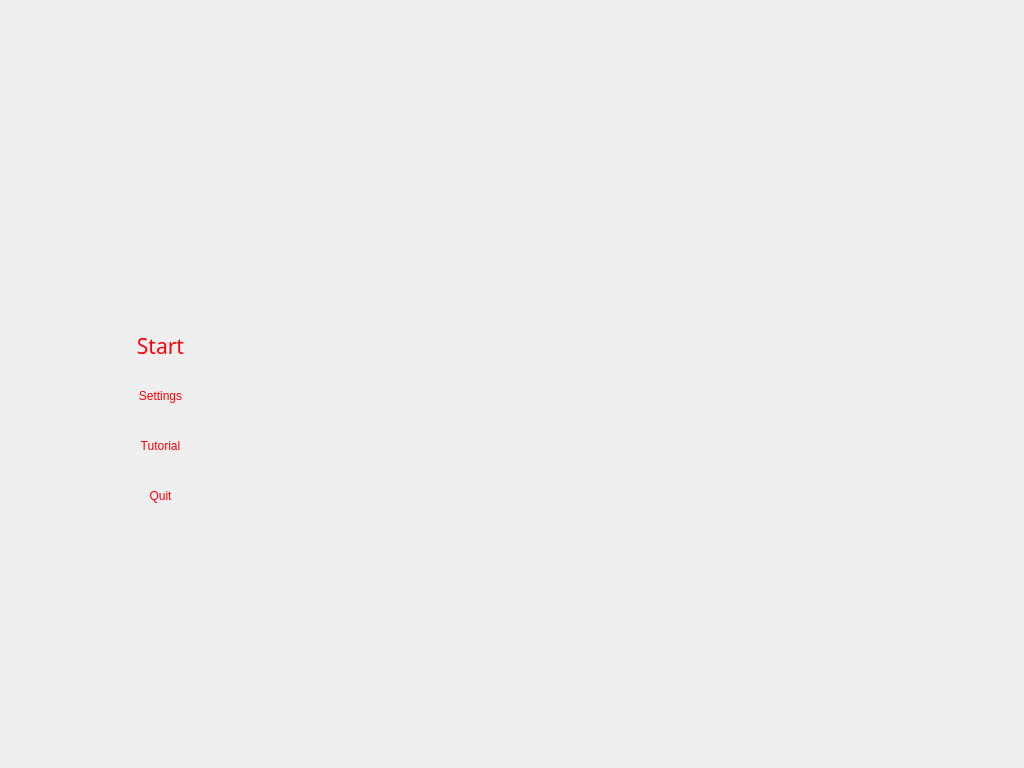
<?xml version="1.0" encoding="UTF-8"?>
<ui version="4.0">
 <class>MainWindow</class>
 <widget class="QMainWindow" name="MainWindow">
  <property name="geometry">
   <rect>
    <x>0</x>
    <y>0</y>
    <width>1024</width>
    <height>768</height>
   </rect>
  </property>
  <property name="mouseTracking">
   <bool>false</bool>
  </property>
  <property name="focusPolicy">
   <enum>Qt::ClickFocus</enum>
  </property>
  <property name="windowTitle">
   <string>MainWindow</string>
  </property>
  <property name="windowIcon">
   <iconset resource="resources.qrc">
    <normaloff>:/images/resources/pacman.png</normaloff>:/images/resources/pacman.png</iconset>
  </property>
  <property name="styleSheet">
   <string notr="true">background-image: url(:/images/resources/mainback.png);</string>
  </property>
  <widget class="QWidget" name="centralwidget">
   <widget class="QPushButton" name="StartGameButton">
    <property name="geometry">
     <rect>
      <x>100</x>
      <y>320</y>
      <width>121</width>
      <height>51</height>
     </rect>
    </property>
    <property name="font">
     <font>
      <family>Segoe Print</family>
      <pointsize>16</pointsize>
      <italic>false</italic>
      <bold>false</bold>
     </font>
    </property>
    <property name="focusPolicy">
     <enum>Qt::StrongFocus</enum>
    </property>
    <property name="autoFillBackground">
     <bool>false</bool>
    </property>
    <property name="styleSheet">
     <string notr="true">QPushButton{
background-image: url(:/images/resources/blankBack.png);
color: rgb(255, 0, 4);
font: 16pt &quot;Segoe Print&quot;;
}
QPushButton::hover{
	color: qlineargradient(spread:pad, x1:0, y1:0, x2:1, y2:0, stop:0 rgba(255, 0, 0, 255), stop:0.166 rgba(255, 255, 0, 255), stop:0.333 rgba(0, 255, 0, 255), stop:0.5 rgba(0, 255, 255, 255), stop:0.666 rgba(0, 0, 255, 255), stop:0.833 rgba(255, 0, 255, 255), stop:1 rgba(255, 0, 0, 255));
}</string>
    </property>
    <property name="text">
     <string>Start</string>
    </property>
    <property name="checkable">
     <bool>false</bool>
    </property>
    <property name="autoDefault">
     <bool>false</bool>
    </property>
    <property name="default">
     <bool>false</bool>
    </property>
    <property name="flat">
     <bool>true</bool>
    </property>
   </widget>
   <widget class="QPushButton" name="MainMenuSettingButton">
    <property name="geometry">
     <rect>
      <x>100</x>
      <y>370</y>
      <width>121</width>
      <height>51</height>
     </rect>
    </property>
    <property name="autoFillBackground">
     <bool>false</bool>
    </property>
    <property name="styleSheet">
     <string notr="true">QPushButton{
background-image: url(:/images/resources/blankBack.png);
color: rgb(255, 0, 4);
font: 16pt &quot;Segoe Print&quot;;
}
QPushButton::hover{
	color: qlineargradient(spread:pad, x1:0, y1:0, x2:1, y2:0, stop:0 rgba(255, 0, 0, 255), stop:0.166 rgba(255, 255, 0, 255), stop:0.333 rgba(0, 255, 0, 255), stop:0.5 rgba(0, 255, 255, 255), stop:0.666 rgba(0, 0, 255, 255), stop:0.833 rgba(255, 0, 255, 255), stop:1 rgba(255, 0, 0, 255));
}</string>
    </property>
    <property name="text">
     <string>Settings</string>
    </property>
    <property name="flat">
     <bool>true</bool>
    </property>
   </widget>
   <widget class="QPushButton" name="MainMenuQuitButton">
    <property name="geometry">
     <rect>
      <x>100</x>
      <y>470</y>
      <width>121</width>
      <height>51</height>
     </rect>
    </property>
    <property name="styleSheet">
     <string notr="true">QPushButton{
background-image: url(:/images/resources/blankBack.png);
color: rgb(255, 0, 4);
font: 16pt &quot;Segoe Print&quot;;
}
QPushButton::hover{
	color: qlineargradient(spread:pad, x1:0, y1:0, x2:1, y2:0, stop:0 rgba(255, 0, 0, 255), stop:0.166 rgba(255, 255, 0, 255), stop:0.333 rgba(0, 255, 0, 255), stop:0.5 rgba(0, 255, 255, 255), stop:0.666 rgba(0, 0, 255, 255), stop:0.833 rgba(255, 0, 255, 255), stop:1 rgba(255, 0, 0, 255));
}</string>
    </property>
    <property name="text">
     <string>Quit</string>
    </property>
    <property name="flat">
     <bool>true</bool>
    </property>
   </widget>
   <widget class="QPushButton" name="MainMenuTutorialButton">
    <property name="geometry">
     <rect>
      <x>100</x>
      <y>420</y>
      <width>121</width>
      <height>51</height>
     </rect>
    </property>
    <property name="autoFillBackground">
     <bool>false</bool>
    </property>
    <property name="styleSheet">
     <string notr="true">QPushButton{
background-image: url(:/images/resources/blankBack.png);
color: rgb(255, 0, 4);
font: 16pt &quot;Segoe Print&quot;;
}
QPushButton::hover{
	color: qlineargradient(spread:pad, x1:0, y1:0, x2:1, y2:0, stop:0 rgba(255, 0, 0, 255), stop:0.166 rgba(255, 255, 0, 255), stop:0.333 rgba(0, 255, 0, 255), stop:0.5 rgba(0, 255, 255, 255), stop:0.666 rgba(0, 0, 255, 255), stop:0.833 rgba(255, 0, 255, 255), stop:1 rgba(255, 0, 0, 255));
}</string>
    </property>
    <property name="text">
     <string>Tutorial</string>
    </property>
    <property name="flat">
     <bool>true</bool>
    </property>
   </widget>
  </widget>
 </widget>
 <resources>
  <include location="resources.qrc"/>
 </resources>
 <connections/>
</ui>
